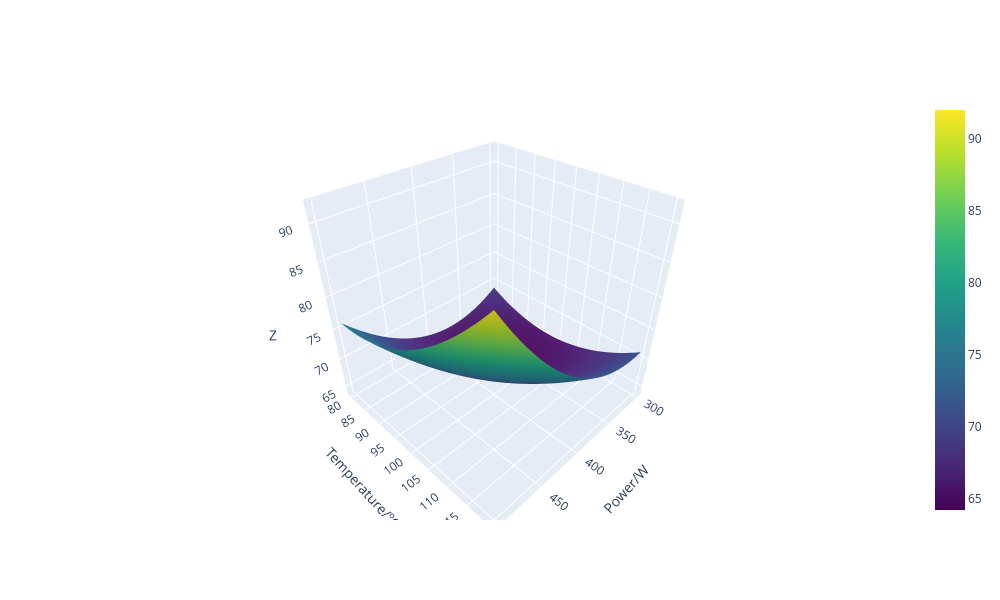
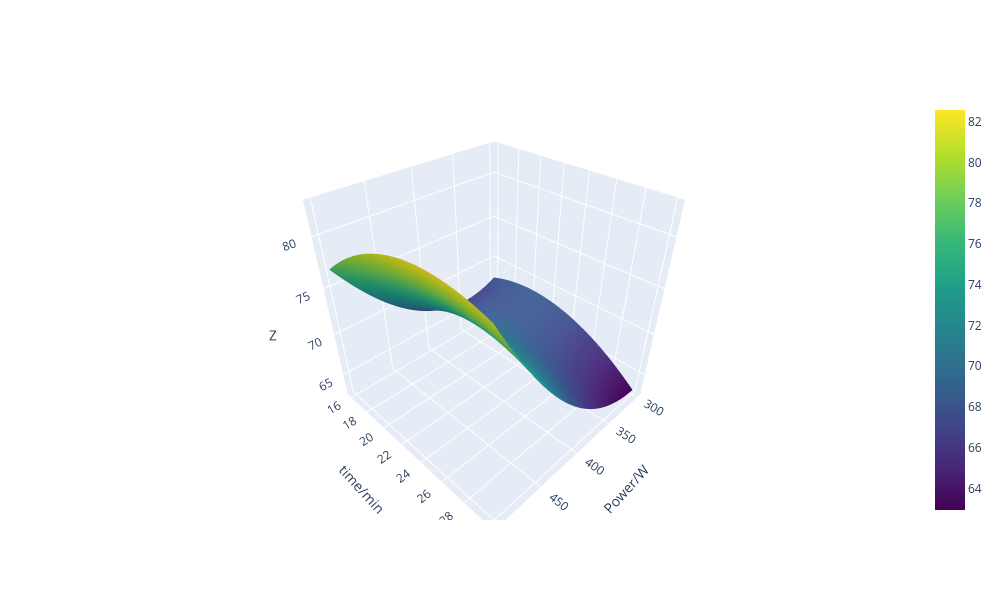
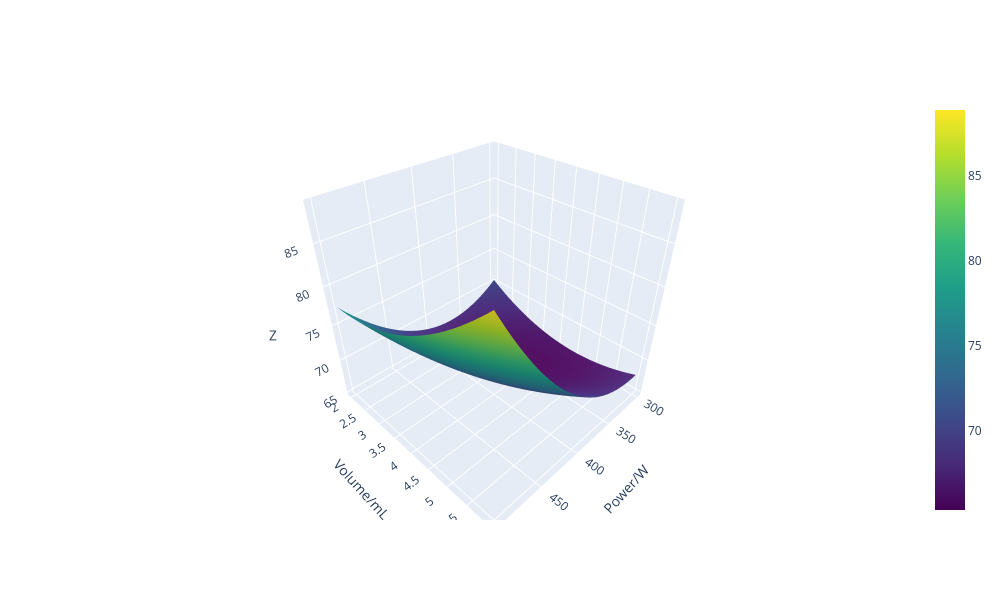
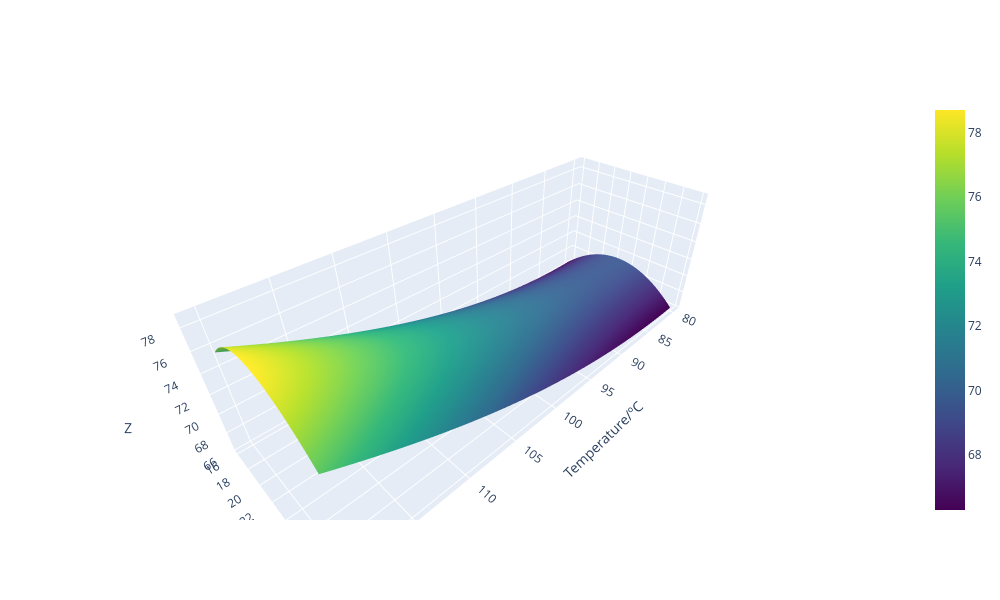

The code cell stored with these charts, in order, in its notebook:
### Code cell
# Surface response for Zinc
# The output was used to build the figure 13

# Power versus Temperature
doe.Regression(X4,yzn,yczn,
               type_matrix='interaction',
               effect_error='cp',
               regression='quadratic',
               selected_factors=['Power/W', 'Temperature/ºC']).surface(v1=[300, 500], v2=[80, 120],plot3D=True, significant_coeff=True)

# Power versus time
doe.Regression(X4,yzn,yczn,
               type_matrix='interaction',
               effect_error='cp',
               regression='quadratic',
               selected_factors=['Power/W', 'time/min']).surface(v1=[300, 500], v2=[16, 30],plot3D=True, significant_coeff=True)

# Power versus Volume
doe.Regression(X4,yzn,yczn,
               type_matrix='interaction',
               effect_error='cp',
               regression='quadratic',
               selected_factors=['Power/W', 'Volume/mL']).surface(v1=[300, 500], v2=[2, 6],plot3D=True, significant_coeff=True)

# Temperature versus time
doe.Regression(X4,yzn,yczn,
               type_matrix='interaction',
               effect_error='cp',
               regression='quadratic',
               selected_factors=['Temperature/ºC', 'time/min']).surface(v1=[80, 120], v2=[16, 30],plot3D=True, significant_coeff=True)

# Temperature versus Volume
doe.Regression(X4,yzn,yczn,
               type_matrix='interaction',
               effect_error='cp',
               regression='quadratic',
               selected_factors=['Temperature/ºC', 'Volume/mL']).surface(v1=[80, 120], v2=[2, 6],plot3D=True, significant_coeff=True)

# time verus Volume
doe.Regression(X4,yzn,yczn,
               type_matrix='interaction',
               effect_error='cp',
               regression='quadratic',
               selected_factors=['time/min', 'Volume/mL']).surface(v1=[16, 30], v2=[2, 6],plot3D=True)

### Figure 1 — Plotly figure (JSON) as saved in the notebook; plotly's stock layout.template omitted (floating-point values rounded to 4 significant figures; data arrays with more than 128 entries replaced by an {"elided": "..."} marker saying what was removed)
{"data": [{"colorscale": [[0, "#440154"], [0.1111, "#482878"], [0.2222, "#3e4989"], [0.3333, "#31688e"], [0.4444, "#26828e"], [0.5556, "#1f9e89"], [0.6667, "#35b779"], [0.7778, "#6ece58"], [0.8889, "#b5de2b"], [1, "#fde725"]], "type": "surface", "x": {"elided": "101x101 float values"}, "y": {"elided": "101x101 float values"}, "z": {"elided": "101x101 float values"}}], "layout": {"height": 600, "scene": {"xaxis": {"title": {"text": "Power/W"}}, "yaxis": {"title": {"text": "Temperature/ºC"}}, "zaxis": {"title": {"text": "Z"}}}, "width": 1000}}

### Figure 2 — Plotly figure (JSON) as saved in the notebook; plotly's stock layout.template omitted (floating-point values rounded to 4 significant figures; data arrays with more than 128 entries replaced by an {"elided": "..."} marker saying what was removed)
{"data": [{"colorscale": [[0, "#440154"], [0.1111, "#482878"], [0.2222, "#3e4989"], [0.3333, "#31688e"], [0.4444, "#26828e"], [0.5556, "#1f9e89"], [0.6667, "#35b779"], [0.7778, "#6ece58"], [0.8889, "#b5de2b"], [1, "#fde725"]], "type": "surface", "x": {"elided": "101x101 float values"}, "y": {"elided": "101x101 float values"}, "z": {"elided": "101x101 float values"}}], "layout": {"height": 600, "scene": {"xaxis": {"title": {"text": "Power/W"}}, "yaxis": {"title": {"text": "time/min"}}, "zaxis": {"title": {"text": "Z"}}}, "width": 1000}}

### Figure 3 — Plotly figure (JSON) as saved in the notebook; plotly's stock layout.template omitted (floating-point values rounded to 4 significant figures; data arrays with more than 128 entries replaced by an {"elided": "..."} marker saying what was removed)
{"data": [{"colorscale": [[0, "#440154"], [0.1111, "#482878"], [0.2222, "#3e4989"], [0.3333, "#31688e"], [0.4444, "#26828e"], [0.5556, "#1f9e89"], [0.6667, "#35b779"], [0.7778, "#6ece58"], [0.8889, "#b5de2b"], [1, "#fde725"]], "type": "surface", "x": {"elided": "101x101 float values"}, "y": {"elided": "101x101 float values"}, "z": {"elided": "101x101 float values"}}], "layout": {"height": 600, "scene": {"xaxis": {"title": {"text": "Power/W"}}, "yaxis": {"title": {"text": "Volume/mL"}}, "zaxis": {"title": {"text": "Z"}}}, "width": 1000}}

### Figure 4 — Plotly figure (JSON) as saved in the notebook; plotly's stock layout.template omitted (floating-point values rounded to 4 significant figures; data arrays with more than 128 entries replaced by an {"elided": "..."} marker saying what was removed)
{"data": [{"colorscale": [[0, "#440154"], [0.1111, "#482878"], [0.2222, "#3e4989"], [0.3333, "#31688e"], [0.4444, "#26828e"], [0.5556, "#1f9e89"], [0.6667, "#35b779"], [0.7778, "#6ece58"], [0.8889, "#b5de2b"], [1, "#fde725"]], "type": "surface", "x": {"elided": "101x101 float values"}, "y": {"elided": "101x101 float values"}, "z": {"elided": "101x101 float values"}}], "layout": {"height": 600, "scene": {"xaxis": {"title": {"text": "Temperature/ºC"}}, "yaxis": {"title": {"text": "time/min"}}, "zaxis": {"title": {"text": "Z"}}}, "width": 1000}}
